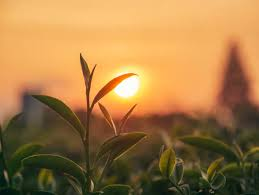
#> input picture Lab1/image.png, 259 x 195 px
$ python lab1.py
#> lines starting #> are read from the running program, lines starting #| are printed output that depends on the picture
from PIL import Image
import os
import matplotlib.pyplot as plt

def encrpyt(value,key,modulo):
    encrypted_value = (value + key) % modulo
    return encrypted_value

def decrypt(encrypted_value,key,modulo):
    value = (encrypted_value - key) % modulo
    return value

def part_one(text):
#> called with text = 'Hello World! 123'
    key = 3
    modulo = 26
    encrypted_text = ""
    for char in text:
        if char.isalpha():
            offset = ord('a') if char.islower() else ord('A')
            encrypted_char = chr(encrpyt(ord(char) - offset, key, modulo) + offset)
            encrypted_text += encrypted_char
        elif char.isdigit():
            encrypted_char = chr(encrpyt(ord(char) - ord('0'),  key, 10) + ord('0'))
            encrypted_text += encrypted_char
        else:
            encrypted_text += char
    return encrypted_text

def part_two(image_path):
#> called with image_path = 'image.png'
    key = 200
    modulo = 256
    image = Image.open(image_path)
#> image is the input picture: PIL image 259x195 RGB; mean R, G, B 163.3, 122.2, 69.9
    pixels = image.load()
    width, height = image.size
#> width = 259; height = 195
    for x in range(width):
        for y in range(height):
            r, g, b = pixels[x, y]
            r_encrypted = encrpyt(r, key, modulo)
            g_encrypted = encrpyt(g, key, modulo)
            b_encrypted = encrpyt(b, key, modulo)
            pixels[x, y] = (r_encrypted, g_encrypted, b_encrypted)
    image.save("encrypted_image.png")
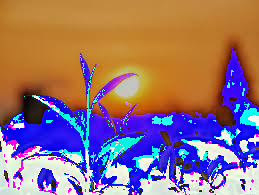
#> saved as encrypted_image.png: PIL image 259x195 RGB; mean R, G, B 146.5, 113.1, 124.6
    return "encrypted_image.png"

def plot_histograms(original_image_path, encrypted_image_path, key=200, modulo=256):
        def get_histogram(image):
            pixels = list(image.getdata())
            r = [pixel[0] for pixel in pixels]
            g = [pixel[1] for pixel in pixels]
            b = [pixel[2] for pixel in pixels]
            return r, g, b

        # Load images
        original = Image.open(original_image_path).convert("RGB")
        encrypted = Image.open(encrypted_image_path).convert("RGB")

        # Decrypt the encrypted image
        decrypted = encrypted.copy()
        pixels = decrypted.load()
        width, height = decrypted.size
        for x in range(width):
            for y in range(height):
                r, g, b = pixels[x, y]
                r_dec = decrypt(r, key, modulo)
                g_dec = decrypt(g, key, modulo)
                b_dec = decrypt(b, key, modulo)
                pixels[x, y] = (r_dec, g_dec, b_dec)

        # Get histograms
        orig_r, orig_g, orig_b = get_histogram(original)
        enc_r, enc_g, enc_b = get_histogram(encrypted)
        dec_r, dec_g, dec_b = get_histogram(decrypted)

        fig, axs = plt.subplots(3, 3, figsize=(12, 8))
        images = [("Original", (orig_r, orig_g, orig_b)),
                  ("Encrypted", (enc_r, enc_g, enc_b)),
                  ("Decrypted", (dec_r, dec_g, dec_b))]
        colors = ['r', 'g', 'b']

        for row, (title, (r, g, b)) in enumerate(images):
            for col, channel in enumerate([r, g, b]):
                axs[row, col].hist(channel, bins=256, color=colors[col], alpha=0.7)
                axs[row, col].set_title(f"{title} - {colors[col].upper()} channel")
                axs[row, col].set_xlim(0, 255)
                axs[row, col].set_ylabel("Count")
        plt.tight_layout()
        plt.show()
        return fig

if __name__ == "__main__":
    encrypted_text = part_one("Hello World! 123")
    print("Original Text: Hello World! 123","key=3, modulo=26 for letters and 10 for digits")
    print("Encrypted Text:", encrypted_text)
    path="image.png"
    encrypted_image_path = part_two(path)
    # Show original image
    # Ensure output directory exists
    output_dir = "output"
    os.makedirs(output_dir, exist_ok=True)

    # Save original image in output folder
    original_image = Image.open(path)
    original_image.save(os.path.join(output_dir, "original_image.png"))

    # Save encrypted image in output folder
    encrypted_image = Image.open(encrypted_image_path)
    encrypted_image.save(os.path.join(output_dir, "encrypted_image.png"))

    # Show and save original image
    plt.subplot(1, 2, 1)
    plt.imshow(original_image)
    plt.title("Original Image")
    plt.axis('off')

    # Show and save encrypted image
    plt.subplot(1, 2, 2)
    plt.imshow(encrypted_image)
    plt.title("Encrypted Image")
    plt.axis('off')

    # Save the comparison figure
    comparison_path = os.path.join(output_dir, "comparison.png")
    plt.savefig(comparison_path)
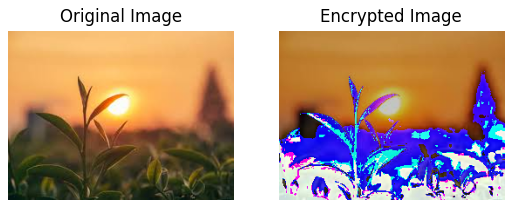
#> figure drawn by matplotlib, 2 panels
    plt.show()

    # Plot and save histograms
    plt.figure()
    fig = plot_histograms(path, encrypted_image_path)
#> the loop in plot_histograms, `for row, (title, (r, g, b)) in enumerate(images):` made 3 passes
#> title on passes 1 to 3: 'Original', 'Encrypted', 'Decrypted'
#> in plot_histograms, `plt.show()`:
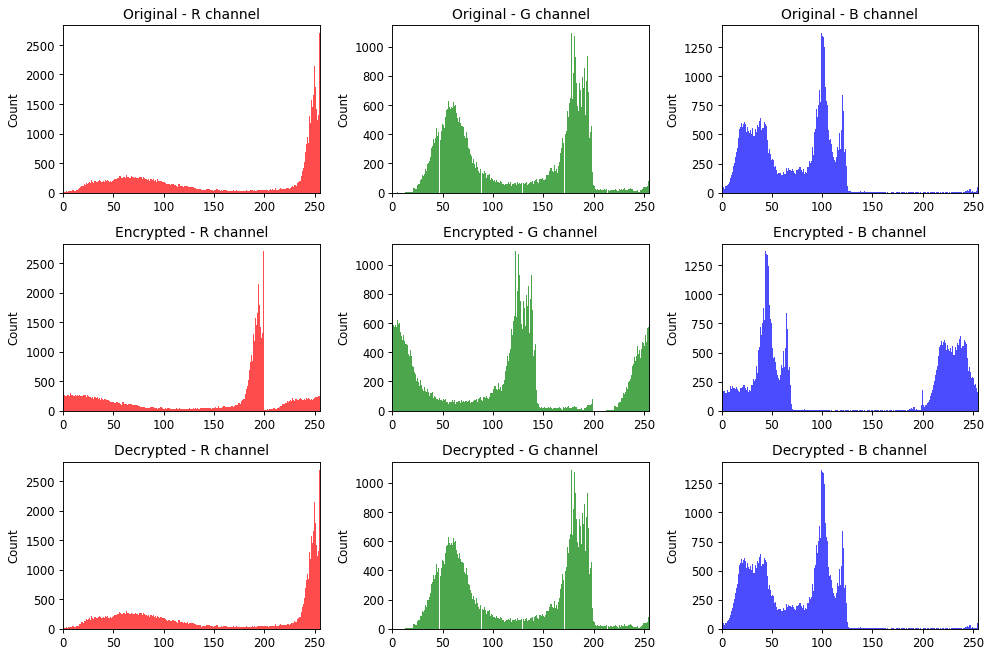
#> figure drawn by matplotlib, 9 panels; panel 1: tallest bar 2695 high, from x = 254 to 255; panel 2: tallest bar 1090 high, from x = 177.9 to 178.8; panel 3: tallest bar 1369 high, from x = 98.61 to 99.61; panel 4: tallest bar 2695 high, from x = 198.2 to 199.2
    histogram_path = os.path.join(output_dir, "histograms.png")
    fig.savefig(histogram_path)
    plt.close()
